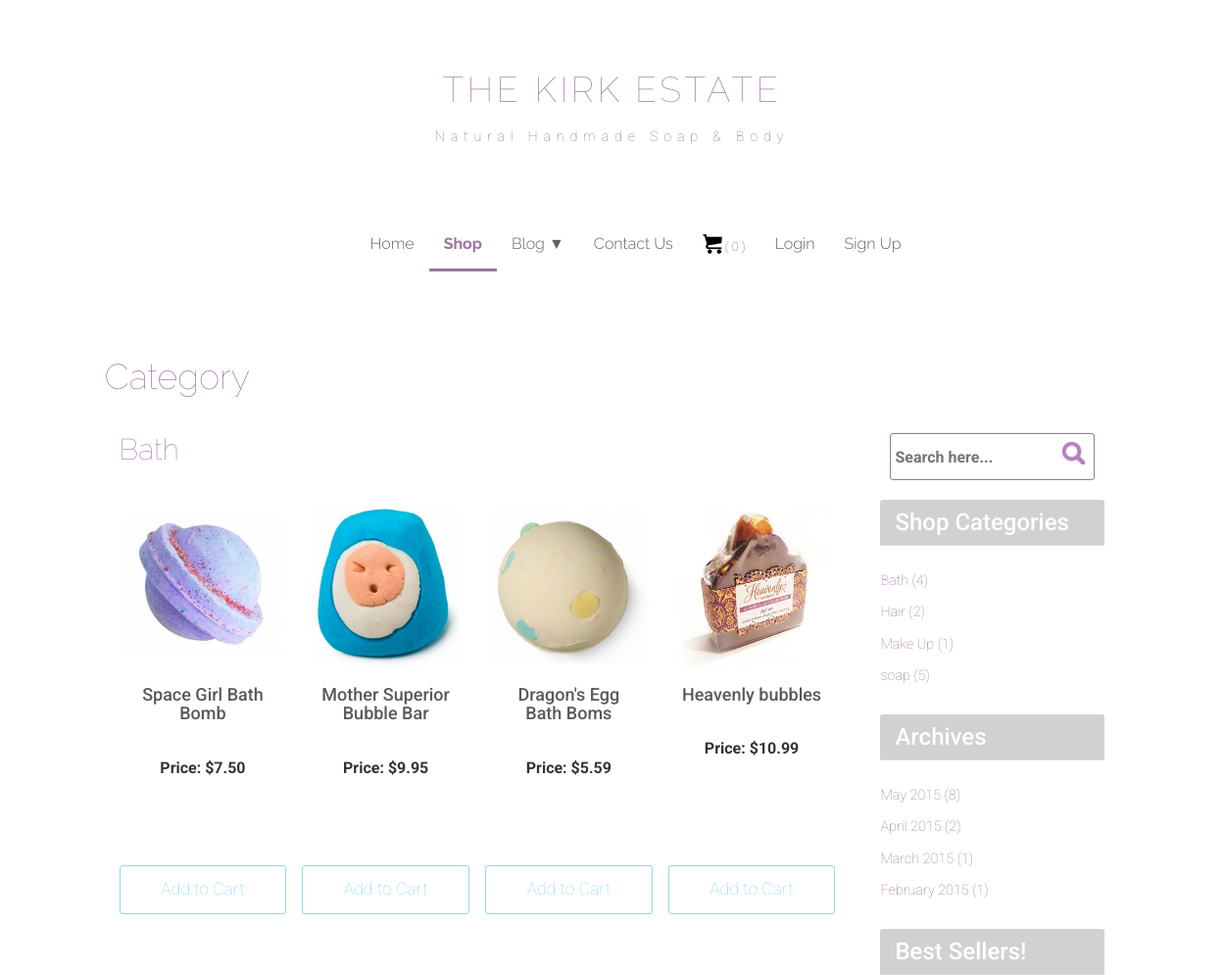
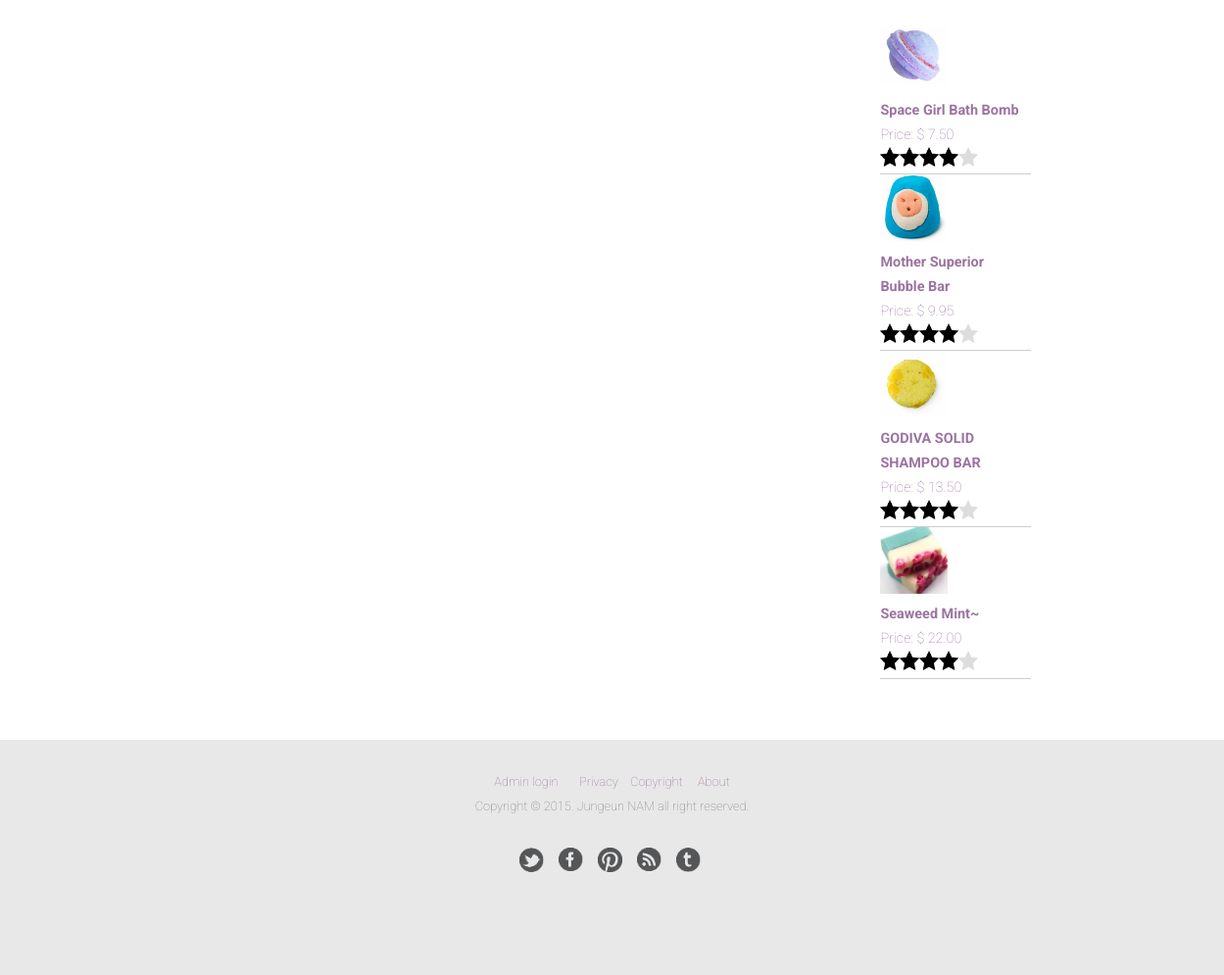
The app's page /pages/category.php?categoryId=3 with its own data (2 pictures, top to bottom).
### tables this page shows
CREATE TABLE IF NOT EXISTS `category` (
  `categoryId` int(11) NOT NULL,
  `category` varchar(40) NOT NULL,
  `categoryDescription` varchar(50) NOT NULL
);

CREATE TABLE IF NOT EXISTS `product` (
  `productId` int(11) NOT NULL,
  `date` datetime NOT NULL,
  `productName` varchar(40) NOT NULL,
  `productDescription` text NOT NULL,
  `price` decimal(10,2) NOT NULL,
  `productImage` varchar(100) NOT NULL,
  `categoryId` int(11) NOT NULL,
  `adminId` int(20) NOT NULL
);

### pages/category.php (the view, shortened to what this page needs)
<?php
     include '../includes/header.php';
     include '../includes/nav.php';
?>
    </div>
</div>
<div class="row">
    <div class="col-md-1"></div>
        <div class="content col-md-10">
<?php
     include '../includes/logincheck.php';
?>
        <h1>Category</h1><br />
<div class="col-md-9">
<?php
      $sql = "SELECT * FROM category WHERE category.categoryId=" . $_GET['categoryId'];
     $result = mysqli_query($con, $sql) or die(mysqli_error($con));
     $row = mysqli_fetch_array($result);
         echo "<h2>" . $row['category'] . "</h2><br/>";
         $sql = "SELECT product.*, category.* FROM product inner join category on product.categoryId = category.categoryId WHERE category.categoryId='" . $_GET['categoryId'] . "'ORDER BY
        product.date DESC";
         $result = mysqli_query($con, $sql) or die(mysqli_error($con));
     while ($row = mysqli_fetch_array($result))
     {
         echo "<div class='productarea col-sm-6 col-md-3'><div class='thumbnail'><a href = 'productdetail.php?productId=" . $row['productId'] . "'><img class='productimage' src='../images/shop/" . ($row['productImage']) . "'/></a>";
         echo "<div class='caption'><a href = 'productdetail.php?productId=" . $row['productId'] . "'><h4>" . $row['productName'] . "</h4></a><br />";
         echo "<p><strong>Price: $" . $row['price'] . "</strong></p>";
         echo "<p><input class='addcart' type='button' value='Add to Cart' onclick='addtocart(" .
        $row['productId'] . ")' /></p></div></div></div>";
 }
 ?>
</div>
<?php
    include '../includes/sidebar.php';
?>
 </div>
<?php
    include '../includes/footer.php';
?>

### includes/sidebar.php
<?php
    include "../includes/connect.php";
?>
<div class="sidebarbody col-md-3">
<div class="side panel panel-default">
     <div class="panel-body">
        <?php include '../includes/searchform.php';?>
      </div>
</div>
 <div class="side panel panel-default">
    <div class="panel-heading">
        <h3>Shop Categories</h3>
     </div>
        <div class="panel-body">
    <br />
        <?php
             $sql = "SELECT category.*, COUNT(product.categoryId) AS catnum FROM category INNER JOIN
             product ON category.categoryId = product.categoryId GROUP BY product.categoryId ORDER BY category ASC";
             $result = mysqli_query($con, $sql) or die(mysqli_error($con));
             while ($row = mysqli_fetch_array($result)){
                 echo "<p><a class='bloglink' href = 'category.php?categoryId=" . $row['categoryId'] . "'>" .
                $row['category'] . " (" . $row['catnum'] . ")</a></p>";
             }
        ?>
     </div>
 </div>
 <div class="side panel panel-default">
      <div class="panel-heading">
         <h3>Archives</h3>
     </div>
        <div class="panel-body">
    <br />
        <?php
            $sql = "SELECT month(date), monthname(date), year(date), COUNT(*)
            AS monthnum FROM product GROUP BY monthname(date) ORDER BY month(date)desc";
            $result = mysqli_query($con, $sql) or die(mysqli_error($con));
             while ($row = mysqli_fetch_array($result)) {
                 echo "<p><a class='bloglink' href = 'archives.php?month=" . $row['month(date)'] . "'>"
                . $row['monthname(date)'] . " " . $row['year(date)'] . " (" .
                $row['monthnum'] . ")</a></p>";
             }
        ?>
    </div>
</div>
 <div class="side panel panel-default">
      <div class="panel-heading">
         <h3>Best Sellers!</h3>
     </div>
        <div class="panel-body">
    <br />
        <?php
            $sql = "SELECT price, productName, productImage, sum(quantity),  productinvoice.productId, ROUND(AVG(rating)) as rating
            FROM productinvoice, product INNER JOIN comment on product.productId=comment.productId
            WHERE productinvoice.productId=product.productId
            GROUP BY productinvoice.productId order by sum(quantity) DESC limit 0,4";
            $result = mysqli_query($con, $sql) or die(mysqli_error($con));
             while($row = mysqli_fetch_array($result))
             {
                 echo "<div class='bestseller'><a href = 'productdetail.php?productId=" . $row['productId'] . "'><img class='popularimg' src='../images/shop/" . $row['productImage'] . "'/></a><p><a href = 'productdetail.php?productId=" . $row['productId'] . "'><strong>"
                . $row['productName'] . "</strong></a><br />Price: $ " . $row['price'] . "<br />";
                 $rating= $row['rating'];
                 for($i=0;$i<$rating;$i++){
                     echo "<img class='rating' src='../images/star.png' alt='filled star' width=10px height=auto />";
                 }
                 for($i=0;$i<5-$rating;$i++){
                    echo "<img class='rating' src='../images/unfilledstar.png' width=10px height=auto alt='unfilled star' />";
                 }
                 echo "</p></div>";
             }
        ?>
    </div>
</div>
</div>

### css/main1.css (style rules this page uses)
html, body, div, h1, h2, h3, h4, h5, h6, p, ul, ol, li, img, form, fieldset, input, textarea, blockquote, .col-md-12 .container-fluid { margin:0; padding:0; }
html { background-color:#fff; }
body { background-color:#fff; color: #7e7f81; font-family:'Roboto', 'sans-serif', 'verdana', 'arial'; font-size: 1.6em; font-weight: 300; z-index: -100; }
.container p { line-height: 25px; font-weight: lighter; }
img { display: block; vertical-align: middle; text-align: center; width: 100%; height: auto; }
h1, h2 { color: #9c73a0; font-family:'Raleway', 'verdana', 'arial','sans-serif'; font-weight: lighter; margin-bottom: 15px; clear: both; }
.content { padding-top: 4em; }
.addcart { color: #8edbea; font-size: 1.1em; background-color: #fff; width: 100%; height: 50px; margin: 30px auto; -webkit-border-radius: 3px; -moz-border-radius: 3px; border-radius: 3px; border: solid 1px #8edbea !important; }
#searchform, input { margin: 0; }
h4 { color: #5a5959; margin: 10px 0; }
.productimage { width: 100%; height: auto; }
.thumbnail { text-align: center; height: 470px; border: none; position: relative; }
.thumbnail .addcart { margin-bottom: 10px; text-align: center; bottom: 50px; position: absolute; margin: 0; padding: 0; left: 0; }
.rating { width: 20px; height: 20px; float: left; }
.bloglink { color: #9c73a0; text-decoration: none; }
.side { clear: both; }
.bestseller p { width: 67%; display: block; float: left; color:#9c73a0; border-bottom: 1px solid #cdcdcd; padding-bottom: 1.5em; }
.bestseller a { color: #9c73a0; }
.popularimg { clear: both; width: 30%; height: auto; display: block; float: left; margin-right: 0.5em; margin-bottom: 0.5em; }
.productarea { padding-right: 1em; padding-left: 0; }
.panel { border-style:none; box-shadow: none; }
.panel-default>.panel-heading { background-color: #d1d1d1; color:#fff; }
.panel p { padding-bottom: 0.5em; font-size: 0.9em; }
.panel-body { padding:0; }
html { position: relative; min-height: 100%; }
body { margin-bottom: 108px; }

### records on screen
category: category "Bath", catnum "4"
product: productImage (picture), productName "Space Girl Bath Bomb", price "7.50"
product: productImage (picture), productName "Mother Superior Bubble Bar", price "9.95"
product: productImage (picture), productName "Dragon's Egg Bath Boms", price "5.59"
product: productImage (picture), productName "Heavenly bubbles", price "10.99"
category: category "Hair", catnum "2"
category: category "Make Up", catnum "1"
category: category "soap", catnum "5"

### other values on screen
$cart_count "0"
$row['monthname(date)'] "May"
$row['year(date)'] "2015"
$row['monthnum'] "8"
$row['monthname(date)'] "April"
$row['monthnum'] "2"
$row['monthname(date)'] "March"
$row['monthnum'] "1"
$row['monthname(date)'] "February"
$row['productName'] "Space Girl Bath Bomb"
$row['price'] "7.50"
$row['productName'] "Mother Superior Bubble Bar"
$row['price'] "9.95"
$row['productName'] "GODIVA SOLID SHAMPOO BAR"
$row['price'] "13.50"
